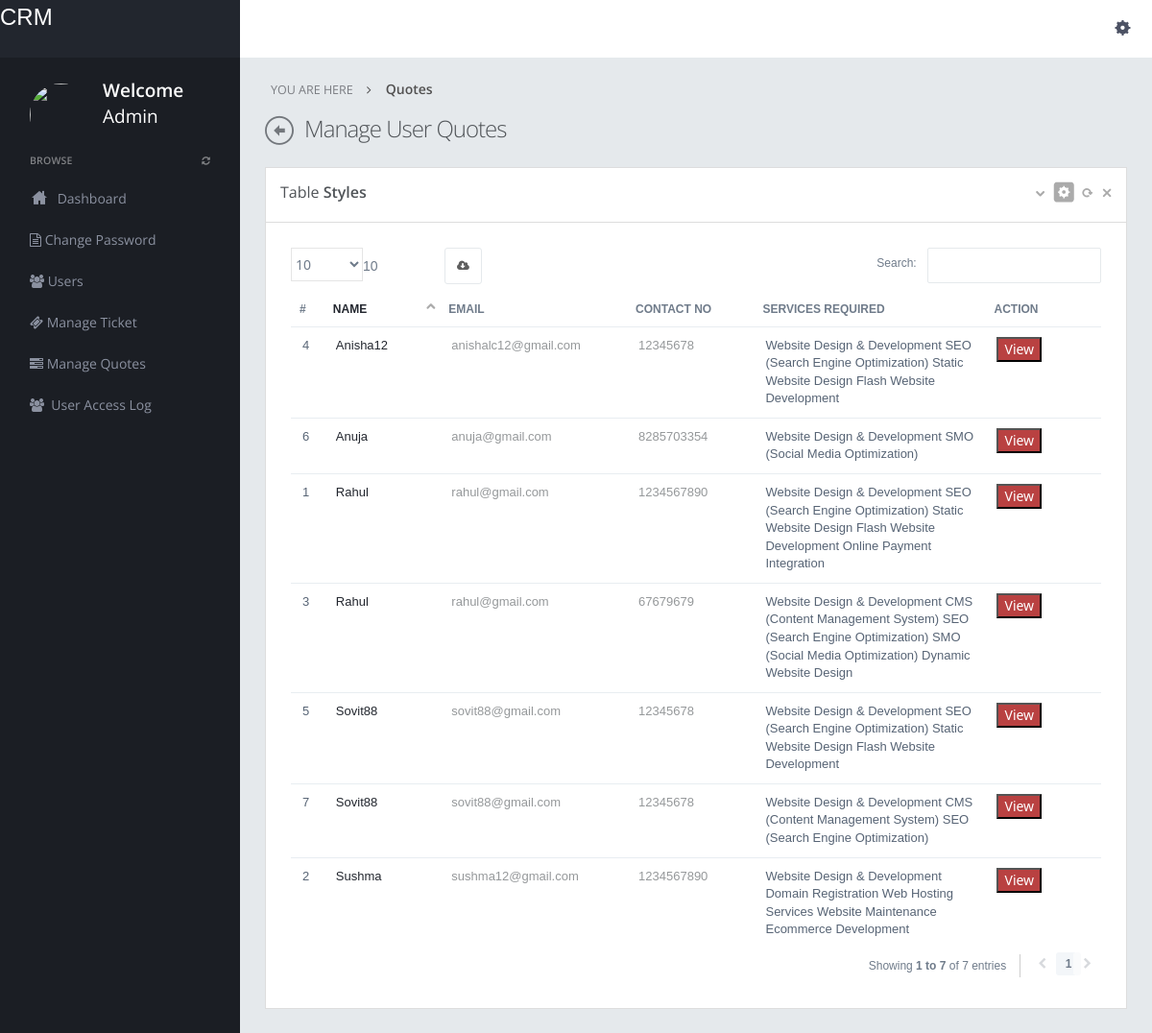
Screenshot of /crm/admin/manage-quotes.php (signed in) with the database file from the repository.
### tables this page shows
CREATE TABLE `prequest` (
  `id` int(11) NOT NULL,
  `name` varchar(255) DEFAULT NULL,
  `email` varchar(255) DEFAULT NULL,
  `contactno` varchar(11) DEFAULT NULL,
  `company` varchar(255) DEFAULT NULL,
  `wdd` varchar(255) DEFAULT NULL,
  `cms` varchar(255) DEFAULT NULL,
  `seo` varchar(255) DEFAULT NULL,
  `smo` varchar(255) DEFAULT NULL,
  `swd` varchar(255) DEFAULT NULL,
  `dwd` varchar(255) DEFAULT NULL,
  `fwd` varchar(255) DEFAULT NULL,
  `dr` varchar(255) DEFAULT NULL,
  `whs` varchar(255) DEFAULT NULL,
  `wm` varchar(255) DEFAULT NULL,
  `ed` varchar(255) DEFAULT NULL,
  `wta` varchar(255) DEFAULT NULL,
  `opi` varchar(255) DEFAULT NULL,
  `ld` varchar(255) DEFAULT NULL,
  `da` varchar(255) DEFAULT NULL,
  `osc` varchar(255) DEFAULT NULL,
  `nd` varchar(255) DEFAULT NULL,
  `others` varchar(255) DEFAULT NULL,
  `query` longtext DEFAULT NULL,
  `posting_date` date DEFAULT NULL,
  `remark` longtext DEFAULT NULL,
  `status` int(11) DEFAULT NULL
);

### crm/admin/manage-quotes.php (the view, shortened to what this page needs)
<?php
include("dbconnection.php");
?>
<!DOCTYPE html>
<html>
<head>
<link href="assets/plugins/bootstrap-select2/select2.css" rel="stylesheet" type="text/css" media="screen"/>
<link href="assets/plugins/jquery-datatable/css/jquery.dataTables.css" rel="stylesheet" type="text/css"/>
<link href="assets/plugins/datatables-responsive/css/datatables.responsive.css" rel="stylesheet" type="text/css" media="screen"/>
<link href="assets/plugins/boostrapv3/css/bootstrap.min.css" rel="stylesheet" type="text/css"/>
<link href="assets/plugins/boostrapv3/css/bootstrap-theme.min.css" rel="stylesheet" type="text/css"/>
<link href="assets/plugins/font-awesome/css/font-awesome.css" rel="stylesheet" type="text/css"/>
<link href="assets/css/animate.min.css" rel="stylesheet" type="text/css"/>
<link href="assets/plugins/jquery-scrollbar/jquery.scrollbar.css" rel="stylesheet" type="text/css"/>
<link href="assets/css/style.css" rel="stylesheet" type="text/css"/>
<link href="assets/css/responsive.css" rel="stylesheet" type="text/css"/>
<link href="assets/css/custom-icon-set.css" rel="stylesheet" type="text/css"/>
</head>
<body class="">
<?php include("header.php");?>
<div class="page-container row">
      <?php include("leftbar.php");?>
    </div>
  </div>
  <div class="page-content">
    <div class="content">
      <ul class="breadcrumb">
        <li>
          <p>YOU ARE HERE</p>
        </li>
        <li><a href="#" class="active">Quotes</a> </li>
      </ul>
      <div class="page-title"> <i class="icon-custom-left"></i>
        <h3>Manage User Quotes</h3>
      </div>
      <div class="row-fluid">
        <div class="span12">
          <div class="grid simple ">
            <div class="grid-title">
              <h4>Table <span class="semi-bold">Styles</span></h4>
              <div class="tools"> <a href="javascript:;" class="collapse"></a> <a href="#grid-config" data-toggle="modal" class="config"></a> <a href="javascript:;" class="reload"></a> <a href="javascript:;" class="remove"></a> </div>
            </div>
            <div class="grid-body ">
              <table class="table table-hover table-condensed" id="example">
                <thead>
                  <tr>
                    <th style="width:1%">#</th>
                    <th style="width:10%">Name</th>
                    <th style="width:10%" data-hide="phone,tablet">Email</th>
                    <th style="width:10%">Contact no</th>
                    <th style="width:20%" data-hide="phone,tablet">Services Required</th>
                    <th style="width:10%">Action </th>
                  </tr>
                </thead>
                <tbody>
                <?php $ret=mysqli_query($con,"select * from prequest order by id desc");
				$cnt=1;
				while($row=mysqli_fetch_array($ret))
				{?>
                  <tr >
                    <td class="v-align-middle"><?php echo $cnt;?></td>
                    <td class="v-align-middle"><?php echo $row['name'];?></td>
                    <td class="v-align-middle"><span class="muted"><?php echo $row['email'];?></span></td>
                    <td><span class="muted"><?php echo $row['contactno'];?></span></td>
                    <td class="v-align-middle"><?php echo $row['wdd'];?>
                    <?php echo $row['cms'];?>
                    <?php echo $row['seo'];?>
                    <?php echo $row['smo'];?>
                    <?php echo $row['swd'];?>
                    <?php echo $row['dwd'];?>
                    <?php echo $row['fwd'];?>
                    <?php echo $row['dr'];?>
					<?php echo $row['whs'];?>
                    <?php echo $row['wm'];?>
					<?php echo $row['ed'];?>
					<?php echo $row['opi'];?>
                    </td>
                      <td><a href="quote-details.php?id=<?php echo $row['id'];?>"><button class="btn-danger-dark">View</button></a></td>
                  </tr>
                 <?php $cnt=$cnt+1; } ?>
                </tbody>
              </table>
            </div>
          </div>
        </div>
      </div>
     </div>
  </div>
</div>
</body>
</html>

### crm/admin/header.php (shortened to what this page needs)
<div class="header navbar navbar-inverse ">
  <div class="navbar-inner">
    <div class="header-seperation">
      <a href="home.php" style="color:#FFF; font-size:24px; padding-top:15px;"> CRM</a>
    </div>
    <div class="header-quick-nav" >
      <div class="pull-left">
      </div>
      <div class="pull-right">
        <ul class="nav quick-section ">
          <li class="quicklinks"> <a data-toggle="dropdown" class="dropdown-toggle  pull-right " href="#" id="user-options">
            <div class="iconset top-settings-dark "></div>
            </a>
          </li>
        </ul>
      </div>
    </div>
  </div>
</div>

### crm/admin/leftbar.php
<div class="page-sidebar" id="main-menu">
  <div class="page-sidebar-wrapper scrollbar-dynamic" id="main-menu-wrapper">
    <div class="user-info-wrapper">
      <div class="profile-wrapper"> <img src="images/admin.ico"  alt="" data-src="images/admin.ico" data-src-retina="images/admin.ico" width="69" height="69" /> </div>
      <div class="user-info">
        <div class="greeting">Welcome</div>
        <div class="username">Admin</div>
      </div>
    </div>
    <p class="menu-title">BROWSE <span class="pull-right"><a href="javascript:;"><i class="fa fa-refresh"></i></a></span></p>
  <ul>
    <li class="start"> <a href="home.php"> <i class="icon-custom-home"></i> <span class="title">Dashboard</span>  </a>
    </li>
        <li><a href="change-password.php"><span class="fa fa-file-text-o"></span> Change Password</a></li>
                          <li><a href="manage-users.php"><span class="fa fa-users"></span> Users</a></li>
                        <li><a href="manage-tickets.php"><span class="fa fa-ticket"></span> Manage Ticket</a></li>
                            <li ><a href="manage-quotes.php"> <span class="fa fa-tasks"></span> Manage Quotes</a></li>
                          <li><a href="user-access-log.php"><span class="fa fa-users"></span>&nbsp;&nbsp;User Access Log</a></li>
  </ul>

### crm/admin/assets/css/responsive.css (style rules this page uses)
@media (min-width: 980px) { .page-sidebar { display: inline-block; float: left; position: fixed; width: 250px; margin-top: 58px; padding-bottom: 105px; } }
@media (min-width: 980px) { .page-sidebar .page-sidebar-wrapper { display: inline-block; float: left; height: 100%; max-width: 250px; width: 100%; } }
@media (min-width: 980px) { .page-sidebar ul { width: 250px; } }
@media (min-width: 980px) { .page-content { margin-left: 250px; min-height: 100%; } }

### rows the page displays
prequest: name "Rahul", email "rahul@gmail.com", contactno "1234567890", wdd "Website Design & Development", seo "SEO (Search Engine Optimization)", swd "Static Website Design", fwd "Flash Website Development", opi "Online Payment Integration"
prequest: name "Sushma", email "sushma12@gmail.com", contactno "1234567890", wdd "Website Design & Development", dr "Domain Registration", whs "Web Hosting Services", wm "Website Maintenance", ed "Ecommerce Development"
prequest: name "Rahul", email "rahul@gmail.com", contactno "67679679", wdd "Website Design & Development", cms "CMS (Content Management System)", seo "SEO (Search Engine Optimization)", smo "SMO (Social Media Optimization)", dwd "Dynamic Website Design"
prequest: name "Anisha12", email "anishalc12@gmail.com", contactno "12345678", wdd "Website Design & Development", seo "SEO (Search Engine Optimization)", swd "Static Website Design", fwd "Flash Website Development"
prequest: name "Sovit88", email "sovit88@gmail.com", contactno "12345678", wdd "Website Design & Development", seo "SEO (Search Engine Optimization)", swd "Static Website Design", fwd "Flash Website Development"
prequest: name "Anuja", email "anuja@gmail.com", contactno "8285703354", wdd "Website Design & Development", smo "SMO (Social Media Optimization)"
prequest: name "Sovit88", email "sovit88@gmail.com", contactno "12345678", wdd "Website Design & Development", cms "CMS (Content Management System)", seo "SEO (Search Engine Optimization)"
